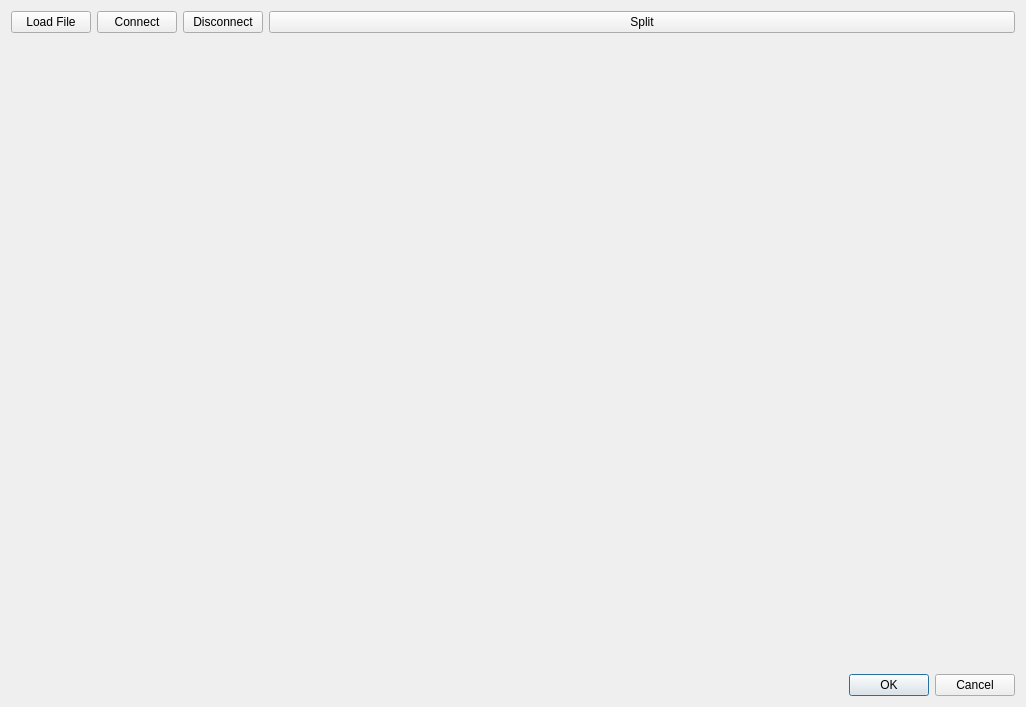
<?xml version="1.0" encoding="UTF-8"?>
<ui version="4.0">
 <class>RootsUI</class>
 <widget class="QDialog" name="RootsUI">
  <property name="geometry">
   <rect>
    <x>0</x>
    <y>0</y>
    <width>1026</width>
    <height>707</height>
   </rect>
  </property>
  <property name="windowTitle">
   <string>Dialog</string>
  </property>
  <layout class="QGridLayout" name="gridLayout">
   <item row="0" column="3">
    <widget class="QPushButton" name="LoadFile_4">
     <property name="text">
      <string>Split</string>
     </property>
    </widget>
   </item>
   <item row="2" column="3">
    <widget class="QDialogButtonBox" name="buttonBox">
     <property name="orientation">
      <enum>Qt::Horizontal</enum>
     </property>
     <property name="standardButtons">
      <set>QDialogButtonBox::Cancel|QDialogButtonBox::Ok</set>
     </property>
    </widget>
   </item>
   <item row="0" column="0">
    <widget class="QPushButton" name="LoadFile">
     <property name="text">
      <string>Load File</string>
     </property>
    </widget>
   </item>
   <item row="0" column="1">
    <widget class="QPushButton" name="OperationOne">
     <property name="text">
      <string>Connect</string>
     </property>
    </widget>
   </item>
   <item row="0" column="2">
    <widget class="QPushButton" name="LoadFile_3">
     <property name="text">
      <string>Disconnect</string>
     </property>
    </widget>
   </item>
   <item row="1" column="0" colspan="4">
    <widget class="QWidget" name="GLWidgetHolder" native="true"/>
   </item>
  </layout>
 </widget>
 <resources/>
 <connections>
  <connection>
   <sender>buttonBox</sender>
   <signal>accepted()</signal>
   <receiver>RootsUI</receiver>
   <slot>accept()</slot>
   <hints>
    <hint type="sourcelabel">
     <x>248</x>
     <y>254</y>
    </hint>
    <hint type="destinationlabel">
     <x>157</x>
     <y>274</y>
    </hint>
   </hints>
  </connection>
  <connection>
   <sender>buttonBox</sender>
   <signal>rejected()</signal>
   <receiver>RootsUI</receiver>
   <slot>reject()</slot>
   <hints>
    <hint type="sourcelabel">
     <x>316</x>
     <y>260</y>
    </hint>
    <hint type="destinationlabel">
     <x>286</x>
     <y>274</y>
    </hint>
   </hints>
  </connection>
 </connections>
</ui>
